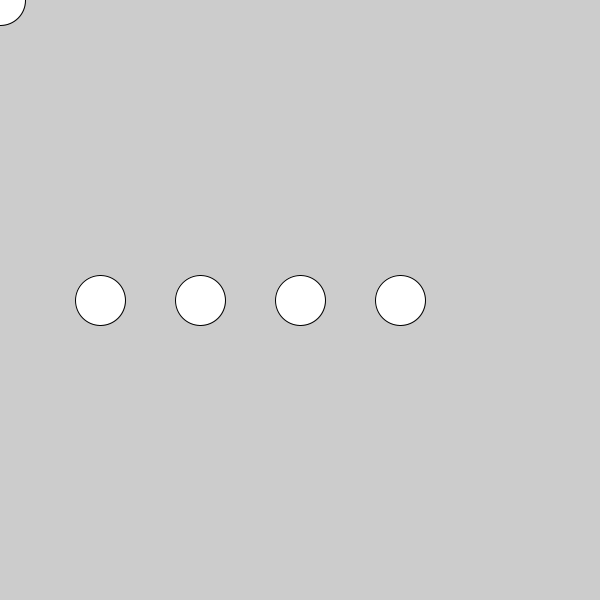
Frame 1 (no input)
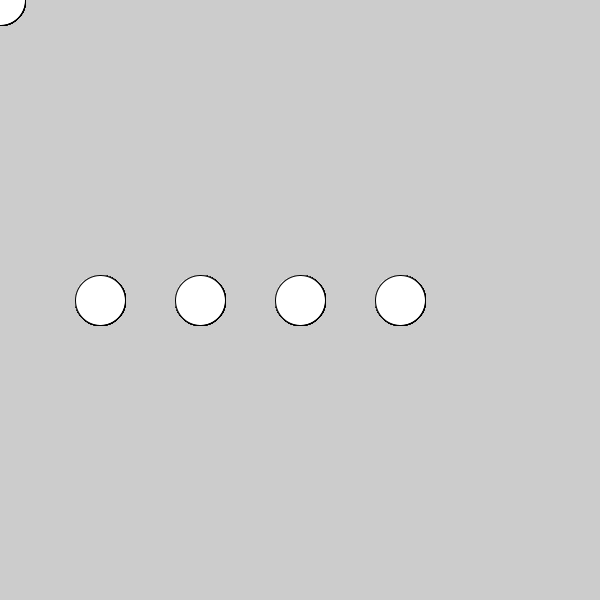
Frame 60 (the mouse pressed at the canvas centre just before this capture)
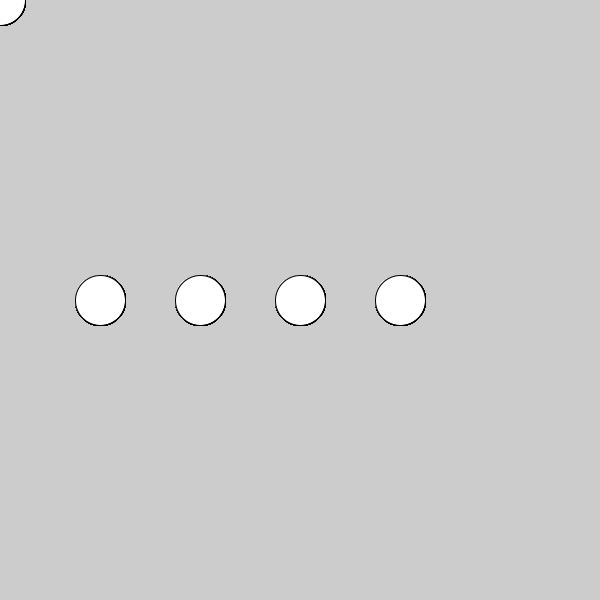
Frame 120 (the mouse held since frame 60 and released just before this capture)

The Processing sketch that drew these frames (run headless with seeded random() and noise(); from frame 60 on, the mouse is pressed at the canvas centre):

// Processing sketch: translate
// ── translate.pde
void setup (){
  size(600,600);
}

void draw (){
  //line(100,100,500,100);
  //line(500,100,500,500);
  //line(500,500,100,500);
  //line(100,500,100,100);
  translate(100, 300);
  ellipse(0, 0, 50, 50);
  translate (100,0);
  ellipse(0,0,50,50);
  translate (100,0);
  ellipse(0,0,50,50);
  translate (100,0);
  ellipse(0,0,50,50);
  translate(-400,-300);
  ellipse(0,0,50,50);
}
